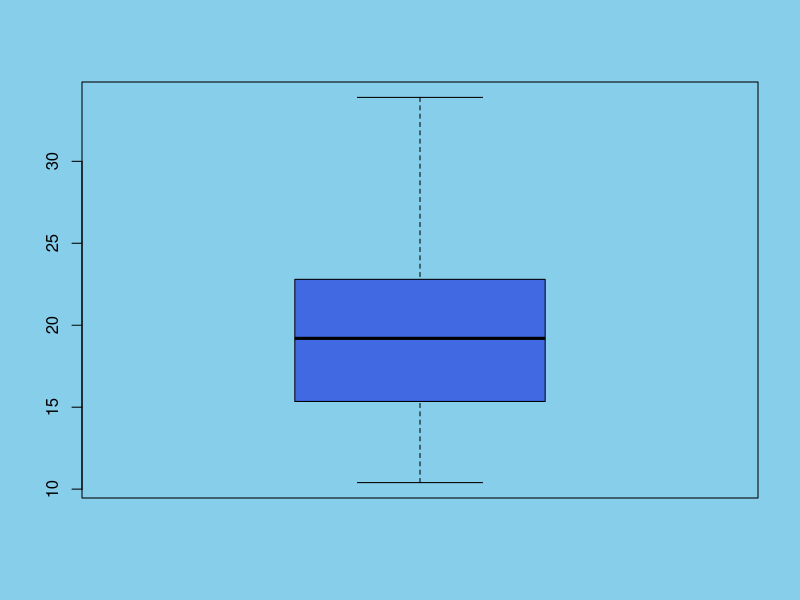
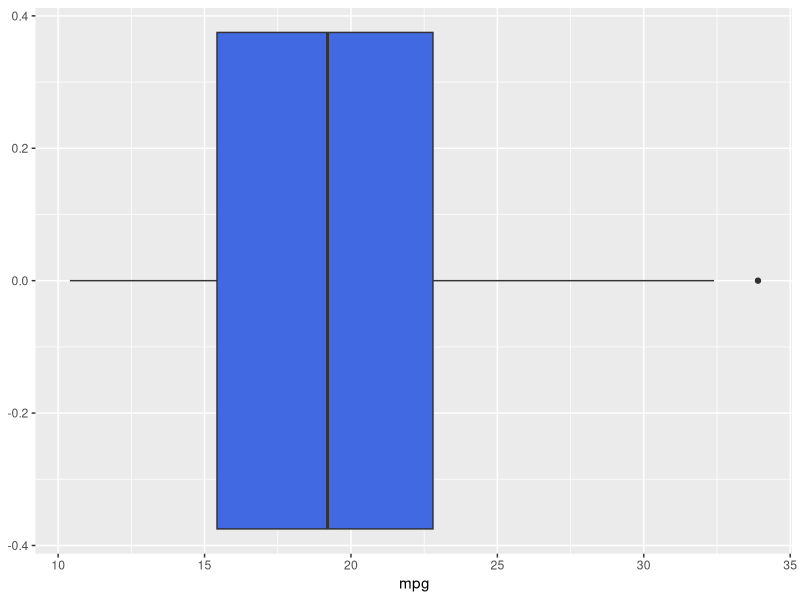

Source code (R) for these figures, in order:
data("mtcars")


par(bg="skyblue")
boxplot(mtcars$mpg, col="royalblue")


library(ggplot2)
ggplot(mtcars, aes(x=mpg)) +
  geom_boxplot(fill="royalblue")
